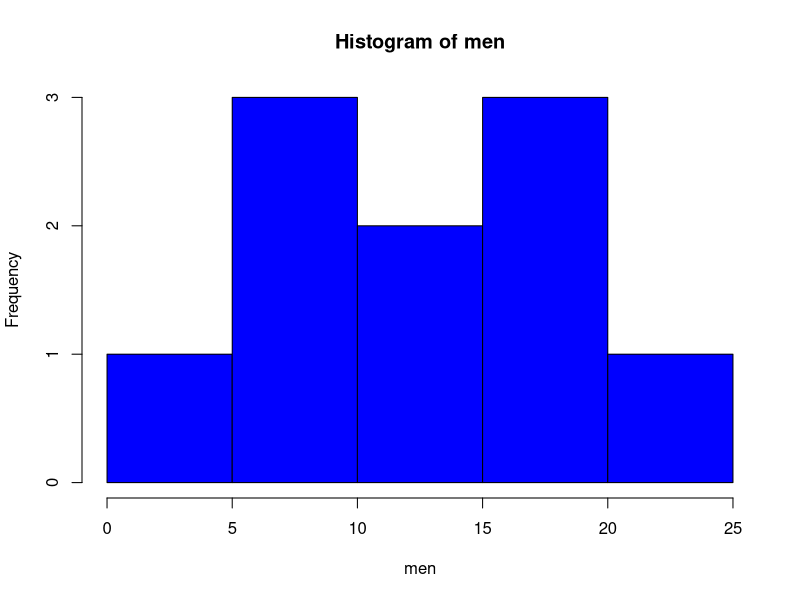
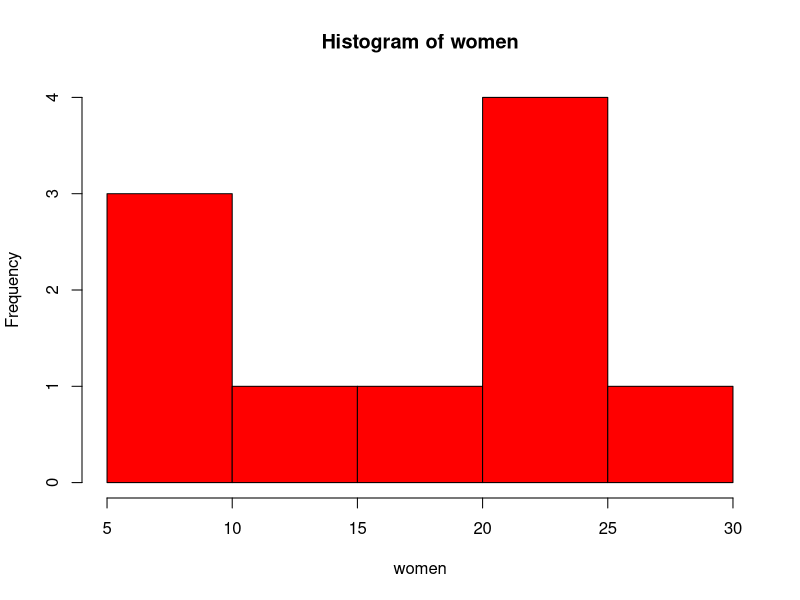
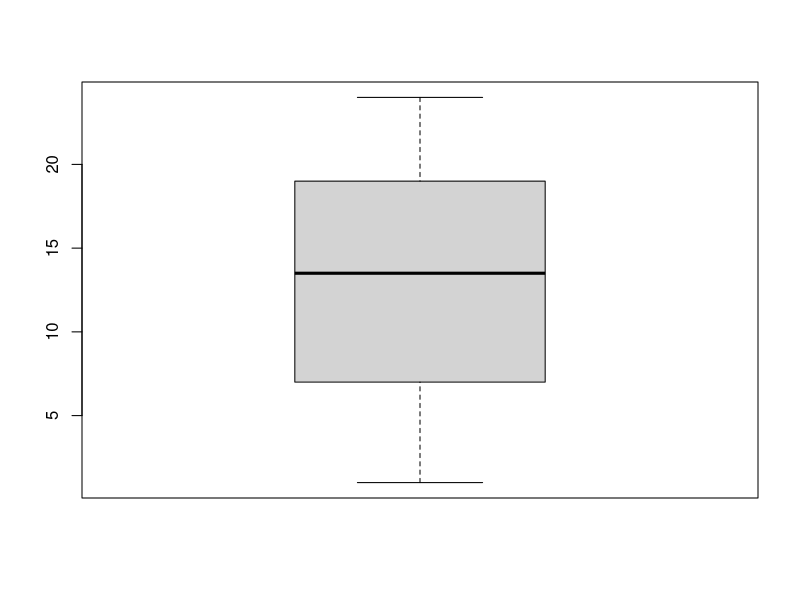
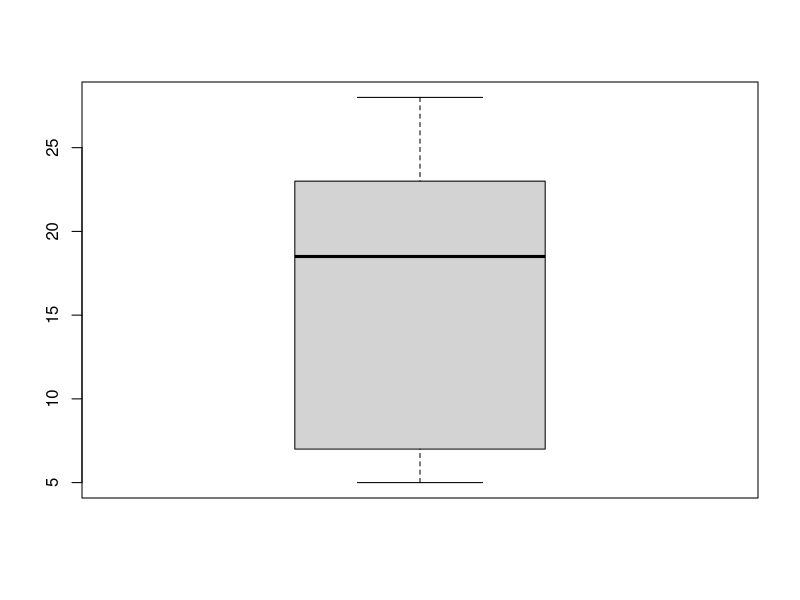

Generate these figures, in order, with R:
## ---- chunk 1
knitr::opts_chunk$set(echo = TRUE)
## ---- chunk 2
  men <- c(1,8,14,13,20,24,16,7,6,19)
  women <- c(5,7,22,21,23,28,16,6,12,23)
## ---- chunk 3
  hist(men,col="blue",breaks = 8)
  hist(women,col = "red",breaks = 8)
  
  boxplot(men)
  boxplot(women)
## ---- chunk 4
  shapiro.test(men)
  shapiro.test(women)
## ---- chunk 5
  t.test(men,women,alternative = "two.sided",mu=0,paired = FALSE,var.equal = TRUE)
## ---- chunk 6
  t.test(men,women,alternative = "greater",mu=0,paired = FALSE,var.equal = TRUE)
## ---- chunk 7
  t.score <-  qt(p=0.05, df=length(men)-1,lower.tail=F)

  men.mean <- mean(men)
  men.sd <- sd(men)
  men.se <- men.sd/sqrt(length(men))
  error <- t.score * men.se
  lower.bound <- men.mean  - error
  upper.bound <- men.mean  + error
  print(c(lower.bound,upper.bound))


  t.score <-  qt(p=0.05, df=length(women)-1,lower.tail=F)

  women.mean <- mean(women)
  women.sd <- sd(women)
  women.se <- women.sd/sqrt(length(women))
  error <- t.score * women.se
  lower.bound <- women.mean  - error
  upper.bound <- women.mean  + error
  print(c(lower.bound,upper.bound))
## ---- chunk 8
  start <- c(5,7,22,21,23,28,16,6,12,23)
  after <- c(1,8,14,13,20,24,16,7,6,19)
## ---- chunk 9
  shapiro.test(start)
  shapiro.test(after)
## ---- chunk 10
  t.test(start,after, mu =0 ,paired = TRUE, alternative = "less",conf.level = 0.95)
## ---- chunk 11
  group1 <- c(1,3,6,5,7,2,1,2,3,5)
  group2 <- c(9,7,7,4,3,6,5,4,6,7)
  group3 <- c(6,8,7,7,9,5,7,8,6,7)
## ---- chunk 12
groups <- c(group1,group2,group3)
frequent  <- as.factor(c(rep("once",10),rep("three",10),rep("five",10)))
data <- data.frame(groups,frequent)

bartlett.test(groups~frequent,data = data)

model <- aov(groups~frequent,data = data)
summary(model)
## ---- chunk 13
  TukeyHSD(model)
